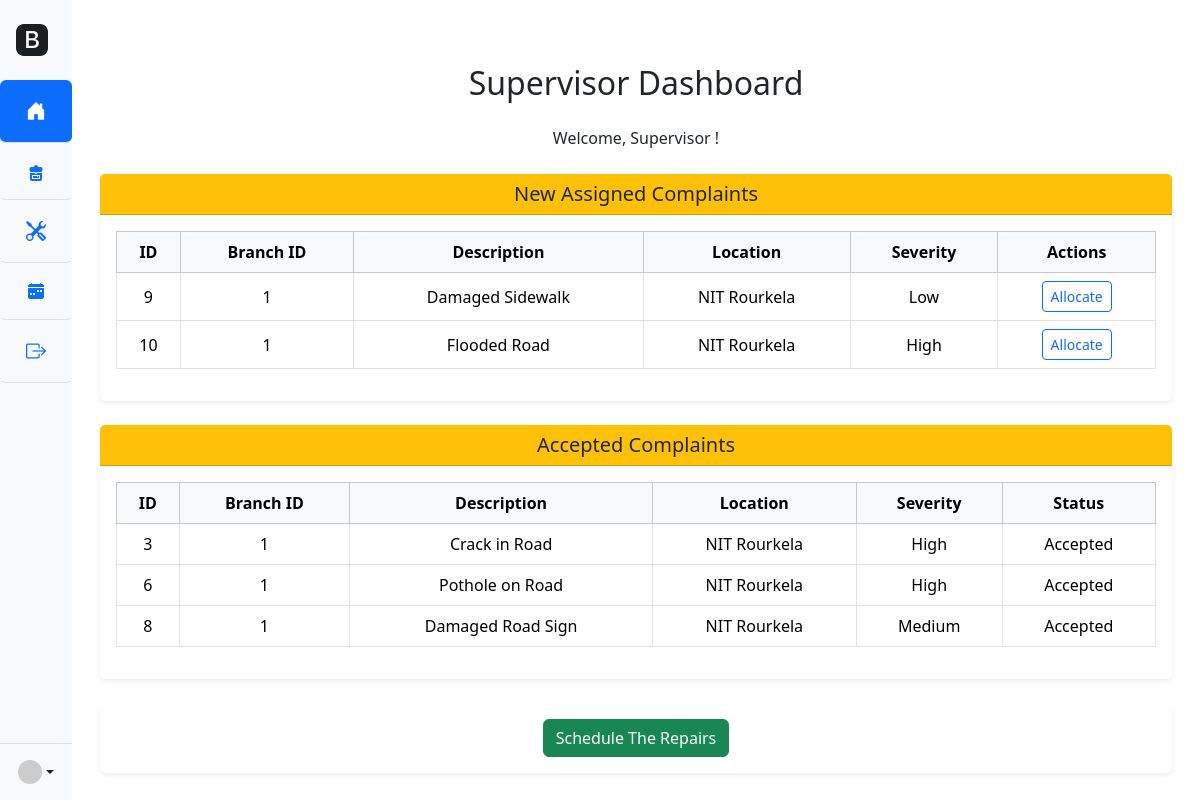
Screenshot of /supervisor/recived_complaints_list (signed in) with the database file from the repository.
### backend/app/models.py (models this page shows)
class Complaint(db.Model):
    __tablename__ = 'complaint'
    id: Mapped[int] = mapped_column(Integer, primary_key=True)
    clerk_id: Mapped[int] = mapped_column(Integer, ForeignKey('user.id'), nullable=False)
    residence_id: Mapped[int] = mapped_column(Integer, ForeignKey('user.id'), nullable=False)
    branch_office_id: Mapped[int] = mapped_column(Integer, ForeignKey('branch_office.id'), nullable=True)
    location: Mapped[str] = mapped_column(String(255), nullable=False)
    description: Mapped[str] = mapped_column(String(255), nullable=False)
    severity: Mapped[str] = mapped_column(String(50), nullable=False)
    status: Mapped[str] = mapped_column(String(50), nullable=False, default='unaccepted') #unaccepted, accepted, in_progress, completed
    date_reported: Mapped[DateTime] = mapped_column(DateTime, default=lambda: datetime.now(timezone.utc))
    repair = db.relationship('Repair', backref='complaint', lazy=True, uselist=False)

### backend/app/supervisor_routes.py (the view)
@supervisor_bp.route('/recived_complaints_list', methods=['GET'])
def home_page():
    user_branch_office_id = verify_login()
    unaccepted_complaints = db.session.query(Complaint).filter(Complaint.status == 'Unaccepted').all()
    accepted_complaints = db.session.query(Complaint).filter(Complaint.status == 'Accepted').all()
    return render_template("supervisor/supervisor.html", unaccepted_complaints=unaccepted_complaints, accepted_complaints=accepted_complaints)

### backend/app/supervisor_routes.py (called while the page is built)
def verify_login():
    if "user_id" not in session:
        flash("You need to log in first!", "warning")
        return redirect(url_for("main.login"))
    if session["user_type"] != "supervisor":
        flash("You are not authorized to access this page!", "danger")
        return redirect(url_for("main.home"))
    user_branch_office_id = db.session.query(BranchOffice).filter_by(supervisor_id=session["user_id"]).first().id
    if user_branch_office_id is None:
        flash("You are not authorized to access this page!", "danger")
        return redirect(url_for("main.home"))
    return user_branch_office_id

### frontend/templates/supervisor/supervisor.html (shortened to what this page needs)
{% extends "supervisor/base.html" %}
{% block content %}
<div class="container mt-5" id="supervisor-dashboard">
    <div class="container mt-4">
      <h2 class="text-center mb-4">Supervisor Dashboard</h2>
      <p class="text-center">Welcome, Supervisor <strong>{{ user }}</strong>!</p>
  </div>
  <div class="card shadow-sm border-0 mt-4">
    <div class="card-header bg-warning text-dark text-center">
      <h5 class="mb-0">New Assigned Complaints</h5>
    </div>
    <div class="card-body p-3">
      <div class="table-responsive">
        <table class="table table-bordered table-hover align-middle text-center">
          <thead class="table-light">
            <tr>
              <th>ID</th>
              <th>Branch ID</th>
              <th>Description</th>
              <th>Location</th>
              <th>Severity</th>
              <th>Actions</th>
            </tr>
          </thead>
          <tbody>
            {% for complaint in unaccepted_complaints %}
            <tr>
              <td>{{ complaint.id }}</td>
              <td>{{ complaint.branch_office_id or "N/A" }}</td>
              <td>{{ complaint.description }}</td>
              <td>{{ complaint.location }}</td>
              <td>{{ complaint.severity }}</td>
              <td>
                <a href="{{ url_for('supervisor.assign_repair', complaint_id=complaint.id) }}" class="btn btn-sm btn-outline-primary">
                  Allocate
                </a>
              </td>
            </tr>
            {% else %}
            <tr>
              <td colspan="6" class="text-muted">No assigned complaints found.</td>
            </tr>
            {% endfor %}
          </tbody>
        </table>
      </div>
    </div>
  </div>
  <div class="card shadow-sm border-0 mt-4">
    <div class="card-header bg-warning text-dark text-center">
      <h5 class="mb-0">Accepted Complaints</h5>
    </div>
    <div class="card-body p-3">
      <div class="table-responsive">
        <table class="table table-bordered table-hover align-middle text-center">
          <thead class="table-light">
            <tr>
              <th>ID</th>
              <th>Branch ID</th>
              <th>Description</th>
              <th>Location</th>
              <th>Severity</th>
              <th>Status</th>
            </tr>
          </thead>
          <tbody>
            {% for complaint in accepted_complaints %}
            <tr>
              <td>{{ complaint.id }}</td>
              <td>{{ complaint.branch_office_id or "N/A" }}</td>
              <td>{{ complaint.description }}</td>
              <td>{{ complaint.location }}</td>
              <td>{{ complaint.severity }}</td>
              <td>{{complaint.status}}</td>
            </tr>
            {% else %}
            <tr>
              <td colspan="6" class="text-muted">No assigned complaints found.</td>
            </tr>
            {% endfor %}
          </tbody>
        </table>
      </div>
    </div>
  </div>
  <div class="card shadow-sm border-0 mt-4">
    <div class="card-body text-center">
      <a href="{{ url_for('main.schedule_repairs') }}" class="btn btn-success">
        Schedule The Repairs
      </a>
    </div>
  </div>
</div>
{% endblock %}

### frontend/static/css/supervisor.css (style rules this page uses)
tr td, tr th { size: 8px; }

### rows the page displays
Complaint: id "9", branch_office "1", description "Damaged Sidewalk", location "NIT Rourkela", severity "Low"
Complaint: id "10", branch_office "1", description "Flooded Road", location "NIT Rourkela", severity "High"
Complaint: id "3", branch_office "1", description "Crack in Road", location "NIT Rourkela", severity "High", status "Accepted"
Complaint: id "6", branch_office "1", description "Pothole on Road", location "NIT Rourkela", severity "High", status "Accepted"
Complaint: id "8", branch_office "1", description "Damaged Road Sign", location "NIT Rourkela", severity "Medium", status "Accepted"
